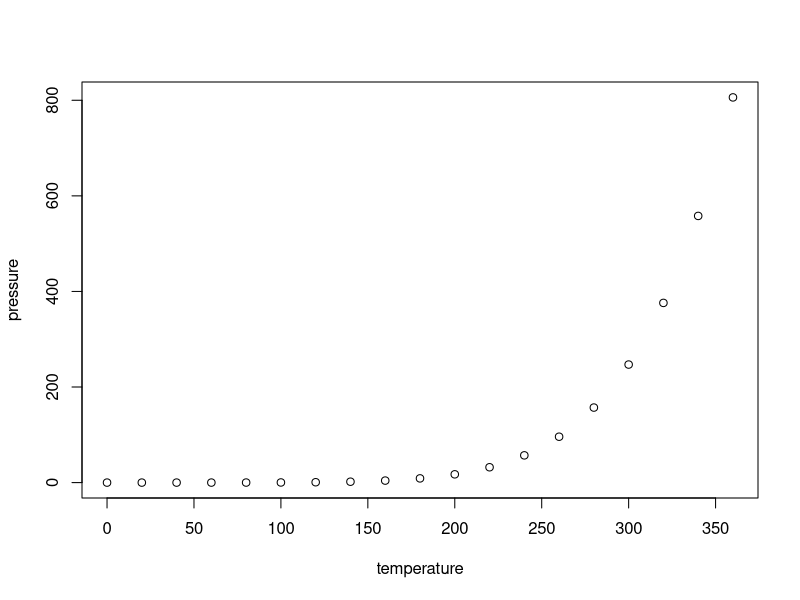
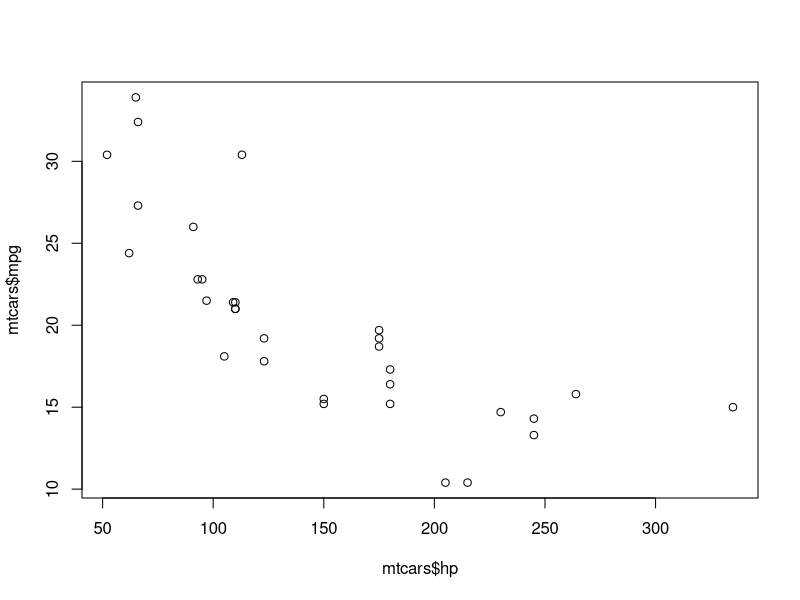
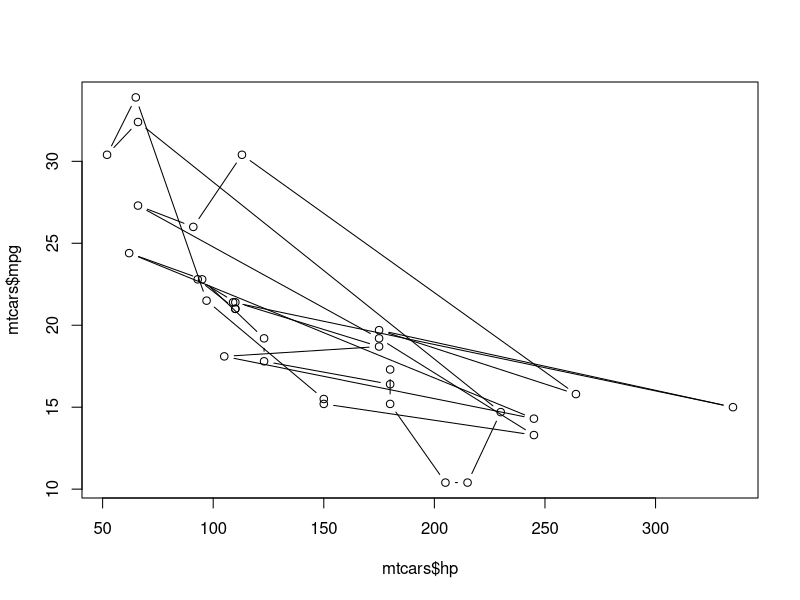
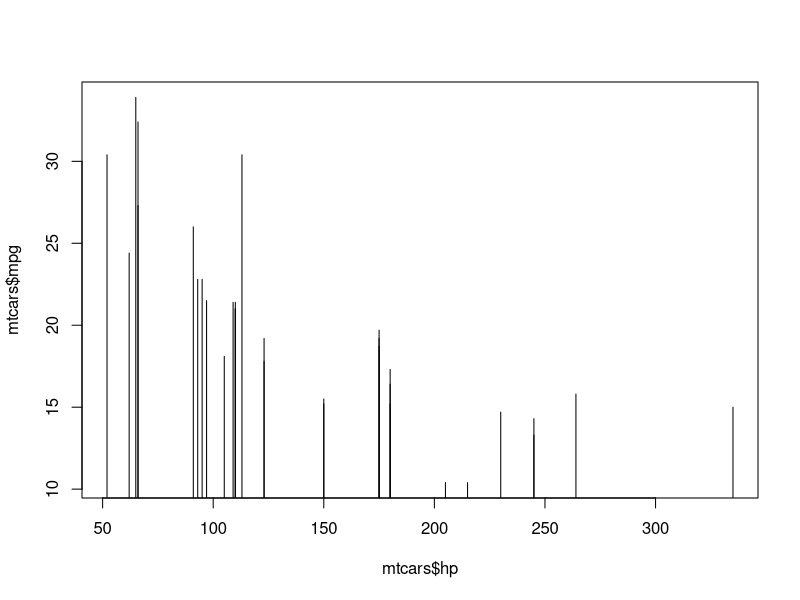
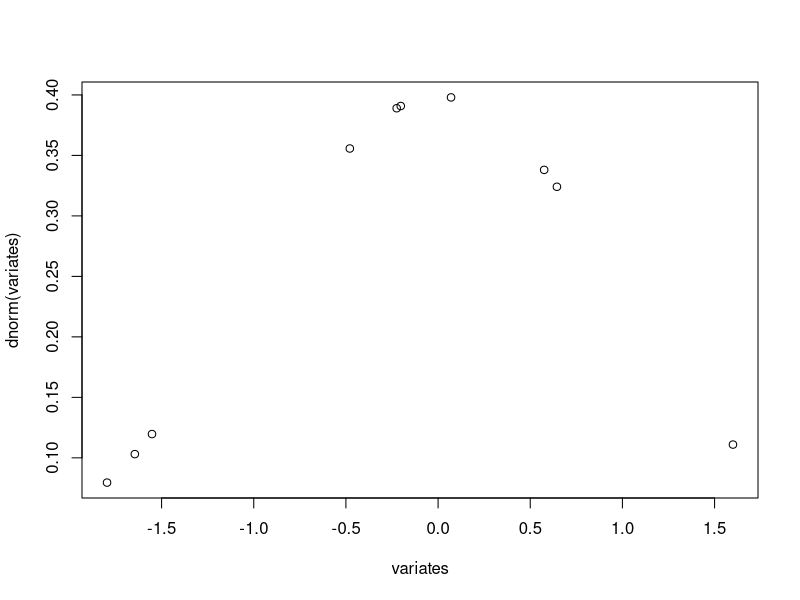
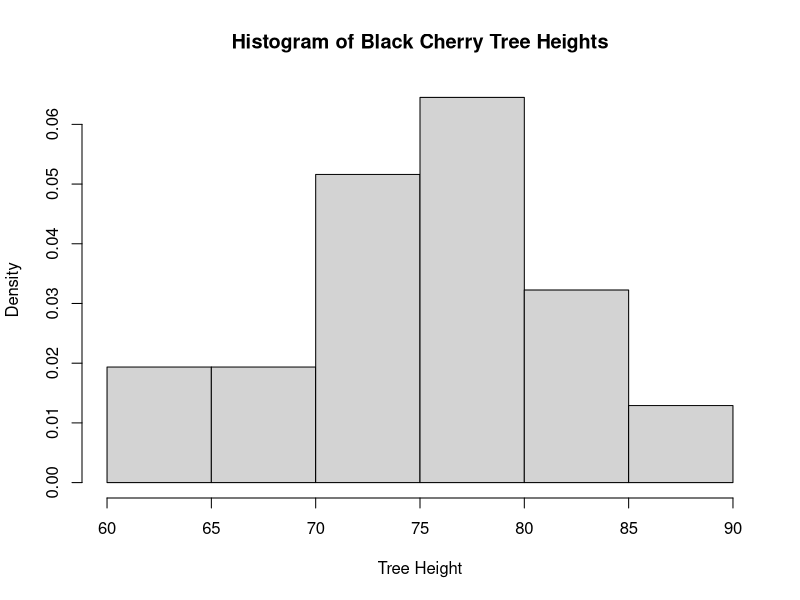
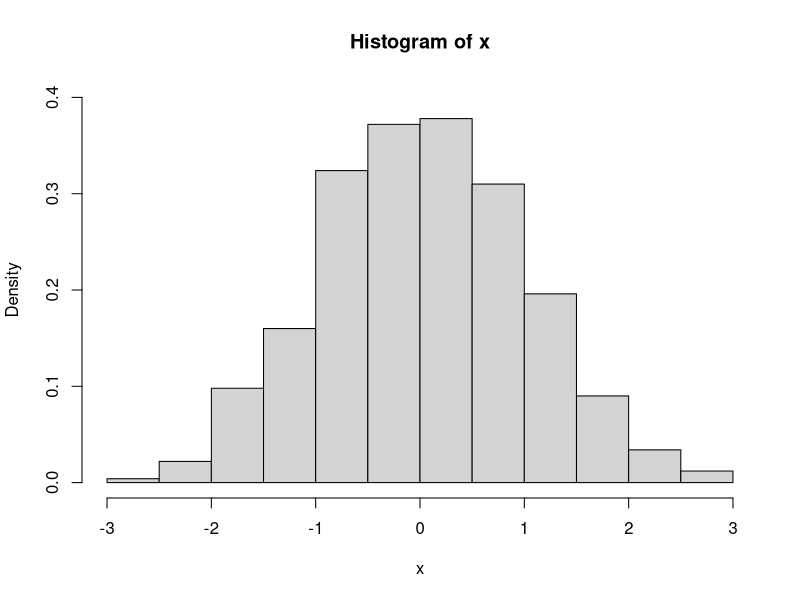
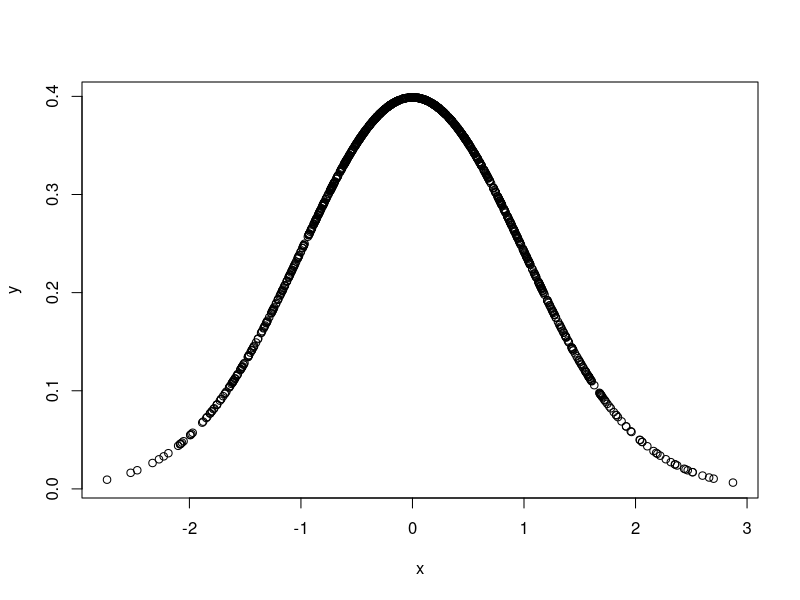

Source code (R) for these figures, in order:
## ---- chunk 1
knitr::opts_chunk$set(echo = TRUE, message = FALSE)
## ---- chunk 2
print("Hello World") # comments are made using the '#' sign, same as in Python
## ---- chunk 3
5+5
5-1
5*2
4/2
4^2
#or
4**2
## ---- chunk 4
4>2
2>4
2>=2 # greater than or equal to
2==2 # exactly equal
4!=2 # not equal to
## ---- chunk 5
x <- 2
y <- 3
z <- x + y
z
## ---- chunk 6
typeof(3) # notice this will still be a double

x <- 3.0 # R recognizes to drop the 0
x
typeof(x)
y <- 3.5
y
typeof(y)
y <- as.integer(y)
y # type casting y will truncate the original value
typeof(y)
## ---- chunk 7

myName <- "Ksenia Arzumanova"
myName
is.character(myName) 
## ---- chunk 8
myList <- c(1,2,3) 
myList

anotherList <- c("a", "b", "c")
anotherList 

myList[2]
anotherList[2]
## ---- chunk 9
A = matrix(c(11, 22, 33, 44, 55, 66), nrow = 2, ncol = 3, byrow = TRUE) # filled by rows
A
B = matrix(c(11, 22, 33, 44, 55, 66), nrow = 2, ncol = 3, byrow = FALSE) # filled by columns
B
## ---- chunk 10
B[,] # the whole matrix
B[2, ] # second row, all of the columns
B[ , 1] # all rows, first column
B[2, 1] # second row, first column
## ---- chunk 11
df <- data.frame(geneIndex = c(1, 2, 3), geneID = c(92231, 2313, 5641), geneName = c("FOS1", "JUN", "BERP"))
df
## ---- chunk 12
df[1, 2]
## ---- chunk 13
df$geneID # all of the rows that belong to geneID
df$geneID[2] # second row under geneID
## ---- chunk 14
which(df$geneID == 2313) # returns the row for which the condition returns 'true'
df$geneName[df$geneID == 2313]
## ---- chunk 15
data()
## ---- chunk 16
class(cars) # here I don't use 'typeof()', because there's a hierarchy between that and 'class()' - 'typeof()' returns the data types of the elements of the object, in this case they would be of type 'list'. If we used 'class()' on doubles, it would return type 'numeric', because integers and doubles belong to the class 'numeric'

str(cars) # displays the internal structure of the object
nrow(cars) # number of rows
ncol(cars) # number of columns
head(cars, n=5) # first 5 rows
tail(cars, n=5) # last 5 rows
dimnames(cars) # names of the dimensions - first element will return a list of rownames, second will be a list of column/field names
summary(cars) # returns summary statistics, such as min, max, mean, and quartile information
## ---- chunk 17
plot(pressure)
## ---- chunk 18
dimnames(mtcars)[2] # field names
plot(mtcars$hp, mtcars$mpg) # defaults to scatter plot
plot(mtcars$hp, mtcars$mpg, type = 'b') # tries to connect lines between points (not always meaningful)
plot(mtcars$hp, mtcars$mpg, type = 'h') # histogram-like lines
## ---- chunk 19
#draw random variates from the normal distribution
variates <- rnorm(10)
variates
## ---- chunk 20
#calculate probabilities (densities) of variates
dnorm(variates)
plot(variates, dnorm(variates))
## ---- chunk 21
#cumulative density to the left of the variate

pnorm(0) # should be intuitive, because half of the normal distribution is to the left of 0 
pnorm(1.96) # 1.96 should look familiar as one of the critical values for an approximate 95% confidence interval 
pnorm(-1.96) # however these critical values are for a two-tailed test (for a significance level of 5%)
pnorm(1.96)-pnorm(-1.96)

## ---- chunk 22
#gives us the exact points at which the normal distribution has a particular cumulative density

qnorm(0.5)
qnorm(0.975)
qnorm(c(0.025, 0.975))
## ---- chunk 23
hist(trees$Height, main = "Histogram of Black Cherry Tree Heights", freq = FALSE, 
     xlab = "Tree Height") # setting `freq = FALSE` transforms the y-axis to density rather than frequency
## ---- chunk 24
x <- rnorm(1000) 
y <- dnorm(x) 
hist(x, freq = FALSE, ylim = c(0,0.4)) 
plot(x,y) # alternative representation
## ---- chunk 25
x <- rnorm(1000, mean = mean(trees$Height), sd = sd(trees$Height))
y <- dnorm(x, mean = mean(trees$Height), sd = sd(trees$Height))
hist(trees$Height, freq = FALSE)
points(x, y)
## ---- chunk 26
x <- rnorm(100, mean = 50, sd = 5)
hist(x)
## ---- chunk 27
pnorm(50, 50, 5)

## ---- chunk 28
x <- rnorm(100, mean = 50, sd = 10)
hist(x)
x <- rnorm(100, mean = 50, sd = 100)
hist(x)
#The data becomes more spread out as standard deviation increases, as the domain increases.
## ---- chunk 29
x <- rnorm(100, mean = 50, sd = 5)
dnorm(x, 50, 5)
## ---- chunk 30
y = dnorm(x, 50, 5)
plot(x, y)
## ---- chunk 31
y = pnorm(x, 50, 5)
plot(x, y)
abline(h=0.5, v=50)
#The far-most right point represents the sample with highest standard deviation from the mean, and the point which cumulative density reaches 1.
## ---- chunk 32
# This point matches that of the value found in part 2, with values to the right of the mean corresponding directly to a CDF of 0.5.
